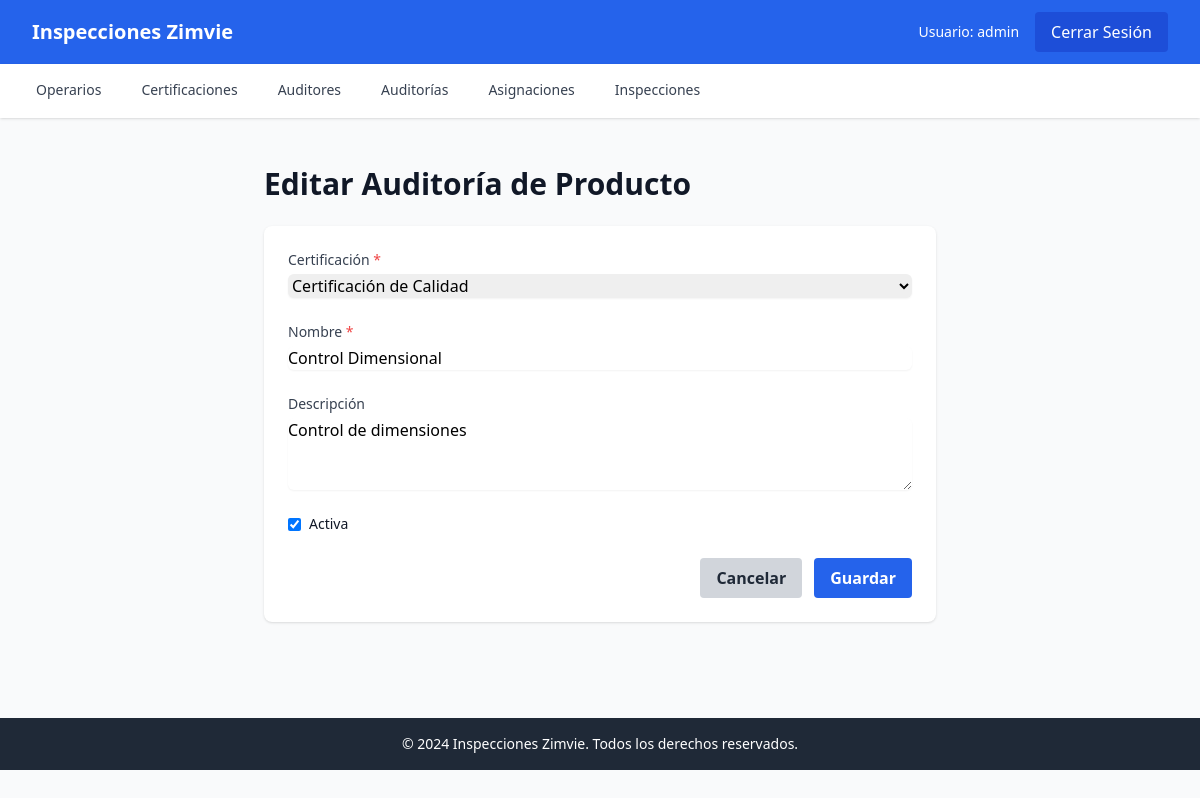
The app's page /auditorias/13/editar/ (signed in) with its own data.
### apps/auditorias/models.py (models this page shows, shortened)
class AuditoriaProducto(models.Model):
    certificacion = models.ForeignKey(
        Certificacion,
        on_delete=models.RESTRICT,
        related_name='auditorias',
        verbose_name="Certificación"
    )
    nombre = models.CharField(max_length=100, verbose_name="Nombre")
    descripcion = models.TextField(blank=True, null=True, verbose_name="Descripción")
    activa = models.BooleanField(default=True, verbose_name="Activa")
    fecha_creacion = models.DateTimeField(default=timezone.now, verbose_name="Fecha de creación")
    usuario_creacion = models.ForeignKey(
        User,
        on_delete=models.RESTRICT,
        related_name='auditorias_creadas',
        null=True,
        blank=True,
        verbose_name="Usuario creación"
    )
    fecha_actualizacion = models.DateTimeField(auto_now=True, verbose_name="Fecha de actualización")
    usuario_actualizacion = models.ForeignKey(
        User,
        on_delete=models.RESTRICT,
        related_name='auditorias_actualizadas',
        null=True,
        blank=True,
        verbose_name="Usuario actualización"
    )
    class Meta:
        verbose_name = "Auditoría de Producto"
        verbose_name_plural = "Auditorías de Producto"
        unique_together = [['certificacion', 'nombre']]
        ordering = ['certificacion', 'nombre']

### apps/auditorias/views.py (the view)
# urls.py: path('<int:pk>/editar/', views.editar_auditoria, name='editar'),
@login_required
def editar_auditoria(request, pk):
    auditoria = get_object_or_404(AuditoriaProducto, pk=pk)
    if request.method == 'POST':
        form = AuditoriaProductoForm(request.POST, instance=auditoria)
        if form.is_valid():
            auditoria = form.save(commit=False)
            auditoria.usuario_actualizacion = request.user
            auditoria.save()
            messages.success(request, 'Auditoría actualizada correctamente')
            return redirect('auditorias:lista')
    else:
        form = AuditoriaProductoForm(instance=auditoria)
    return render(request, 'auditorias/form.html', {'form': form, 'titulo': 'Editar Auditoría de Producto', 'auditoria': auditoria})

### apps/auditorias/forms.py
class AuditoriaProductoForm(forms.ModelForm):
    class Meta:
        model = AuditoriaProducto
        fields = ['certificacion', 'nombre', 'descripcion', 'activa']
        widgets = {
            'certificacion': forms.Select(attrs={'class': 'mt-1 block w-full rounded-md border-gray-300 shadow-sm focus:border-blue-500 focus:ring-blue-500'}),
            'nombre': forms.TextInput(attrs={'class': 'mt-1 block w-full rounded-md border-gray-300 shadow-sm focus:border-blue-500 focus:ring-blue-500'}),
            'descripcion': forms.Textarea(attrs={'class': 'mt-1 block w-full rounded-md border-gray-300 shadow-sm focus:border-blue-500 focus:ring-blue-500', 'rows': 3}),
            'activa': forms.CheckboxInput(attrs={'class': 'rounded border-gray-300 text-blue-600 focus:ring-blue-500'}),
        }
        labels = {
            'certificacion': 'Certificación',
            'nombre': 'Nombre',
            'descripcion': 'Descripción',
            'activa': 'Activa',
        }
    def __init__(self, *args, **kwargs):
        super().__init__(*args, **kwargs)
        self.fields['certificacion'].queryset = Certificacion.objects.filter(activa=True)

### apps/certificaciones/models.py (called while the page is built)
    def __str__(self):
        return self.nombre

### templates/auditorias/form.html (shortened to what this page needs)
{% extends 'base.html' %}
{% block content %}
<div class="py-6">
    <div class="max-w-2xl mx-auto">
        <h1 class="text-3xl font-bold text-gray-900 mb-6">{{ titulo }}</h1>
        <div class="bg-white shadow rounded-lg p-6">
            <form method="post">
                <div class="space-y-6">
                    <div>
                        <label for="{{ form.certificacion.id_for_label }}" class="block text-sm font-medium text-gray-700">
                            {{ form.certificacion.label }} <span class="text-red-500">*</span>
                        </label>
                        {{ form.certificacion }}
                    </div>
                    <div>
                        <label for="{{ form.nombre.id_for_label }}" class="block text-sm font-medium text-gray-700">
                            {{ form.nombre.label }} <span class="text-red-500">*</span>
                        </label>
                        {{ form.nombre }}
                    </div>
                    <div>
                        <label for="{{ form.descripcion.id_for_label }}" class="block text-sm font-medium text-gray-700">
                            {{ form.descripcion.label }}
                        </label>
                        {{ form.descripcion }}
                    </div>
                    <div class="flex items-center">
                        {{ form.activa }}
                        <label for="{{ form.activa.id_for_label }}" class="ml-2 block text-sm text-gray-900">
                            {{ form.activa.label }}
                        </label>
                    </div>
                </div>
                <div class="mt-6 flex justify-end space-x-3">
                    <a href="{% url 'auditorias:lista' %}" class="bg-gray-300 hover:bg-gray-400 text-gray-800 font-bold py-2 px-4 rounded">
                        Cancelar
                    </a>
                    <button type="submit" class="bg-blue-600 hover:bg-blue-700 text-white font-bold py-2 px-4 rounded">
                        Guardar
                    </button>
                </div>
            </form>
        </div>
    </div>
</div>
{% endblock %}

### templates/base.html (shortened to what this page needs)
<!DOCTYPE html>
<html lang="es">
<head>
    <script src="https://cdn.tailwindcss.com"></script>
</head>
<body class="bg-gray-50">
    <nav class="bg-blue-600 text-white shadow-lg">
        <div class="max-w-7xl mx-auto px-4 sm:px-6 lg:px-8">
            <div class="flex justify-between h-16">
                <div class="flex items-center">
                    <a href="{% url 'home' %}" class="text-xl font-bold">Inspecciones Zimvie</a>
                </div>
                <div class="flex items-center space-x-4">
                    {% if user.is_authenticated %}
                        <span class="text-sm">Usuario: {{ user.username }}</span>
                        <a href="{% url 'usuarios:logout' %}" class="bg-blue-700 hover:bg-blue-800 px-4 py-2 rounded transition">Cerrar Sesión</a>
                    {% else %}
                        <a href="{% url 'usuarios:login' %}" class="bg-blue-700 hover:bg-blue-800 px-4 py-2 rounded transition">Iniciar Sesión</a>
                    {% endif %}
                </div>
            </div>
        </div>
    </nav>
    {% if user.is_authenticated %}
    <div class="bg-white shadow">
        <div class="max-w-7xl mx-auto px-4 sm:px-6 lg:px-8">
            <div class="flex space-x-8">
                <a href="{% url 'operarios:lista' %}" class="border-b-2 border-transparent hover:border-blue-600 py-4 px-1 text-sm font-medium text-gray-700 hover:text-blue-600">Operarios</a>
                <a href="{% url 'certificaciones:lista' %}" class="border-b-2 border-transparent hover:border-blue-600 py-4 px-1 text-sm font-medium text-gray-700 hover:text-blue-600">Certificaciones</a>
                <a href="{% url 'auditores:lista' %}" class="border-b-2 border-transparent hover:border-blue-600 py-4 px-1 text-sm font-medium text-gray-700 hover:text-blue-600">Auditores</a>
                <a href="{% url 'auditorias:lista' %}" class="border-b-2 border-transparent hover:border-blue-600 py-4 px-1 text-sm font-medium text-gray-700 hover:text-blue-600">Auditorías</a>
                <a href="{% url 'asignaciones:lista' %}" class="border-b-2 border-transparent hover:border-blue-600 py-4 px-1 text-sm font-medium text-gray-700 hover:text-blue-600">Asignaciones</a>
                <a href="{% url 'inspecciones:lista' %}" class="border-b-2 border-transparent hover:border-blue-600 py-4 px-1 text-sm font-medium text-gray-700 hover:text-blue-600">Inspecciones</a>
            </div>
        </div>
    </div>
    {% endif %}
    <main class="max-w-7xl mx-auto py-6 sm:px-6 lg:px-8">
        {% block content %}
        {% endblock %}
    </main>
    <footer class="bg-gray-800 text-white mt-12">
        <div class="max-w-7xl mx-auto py-4 px-4 sm:px-6 lg:px-8 text-center text-sm">
            <p>&copy; 2024 Inspecciones Zimvie. Todos los derechos reservados.</p>
        </div>
    </footer>
</body>
</html>

### records on screen
AuditoriaProducto: certificacion "Certificación de Calidad", nombre "Control Dimensional", descripcion "Control de dimensiones", activa "☑"

### other values on screen
{{ user.username }} "admin"
{{ titulo }} "Editar Auditoría de Producto"
